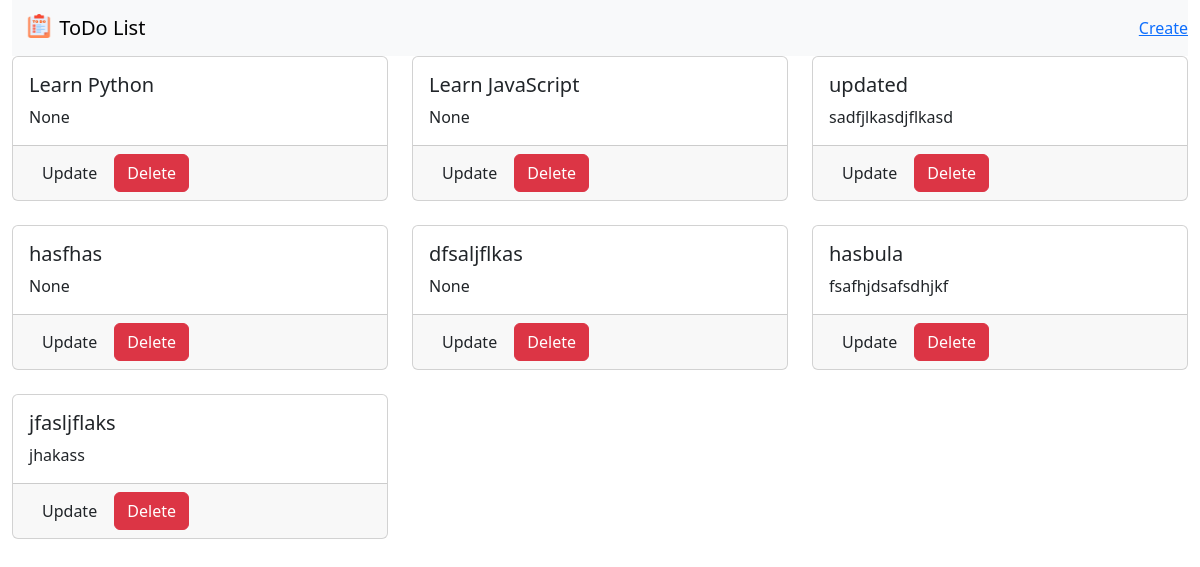
The page / on the database its author committed.
### todo_app/models.py (models this page shows, shortened)
class Todo(models.Model):
    title = models.CharField(max_length=200)  #varchar
    description = models.TextField(null=True, blank=True) #varchar

### todo_app/views.py (the view)
# urls.py: path('', views.todo_list, name="list"),
def todo_list(request):
    todos = Todo.objects.all()
    return render(
        request,
        'bootstrap/todo_list.html',
        {'todos': todos},
    )

### templates/bootstrap/todo_list.html
{% extends "bootstrap/base.html" %}
{% block content %}
<div class="row row-cols-1 row-cols-md-3 g-4">
  {% for todo in todos %}
  <div class="col">
    <div class="card h-100">
      <div class="card-body">
        <h5 class="card-title">{{ todo.title }}</h5>
        <p class="card-text">{{ todo.description }}</p>
      </div>
      <div class="card-footer">
        <a href="{% url 'update' todo.id %}" class="btn btn-sucess">Update</a>
        <a href="{% url 'delete' todo.id %}" class="btn btn-danger">Delete</a>
      </div>
    </div>
  </div>
  {% endfor %}
</div>
{% endblock content %}

### templates/bootstrap/base.html (shortened to what this page needs)
{% load static %}
<!doctype html>
<html lang="en">
  <head>
    <link href="{% static 'css/bootstrap.min.css' %}" rel="stylesheet">
  </head>
  <body>
    <div class="container-fluid">
      <nav class="navbar navbar-expand-lg bg-body-tertiary">
        <div class="container-fluid">
            <a class="navbar-brand" href="/">
                <img src="{% static 'img/mainIcon.png' %}" alt="Logo" width="30" height="24" class="d-inline-block align-text-top">
                ToDo List
            </a>
        </div>
         <a href="{% url 'create' %}">Create</a>
      </nav>
    </div>
    <div class="container-fluid">
        {% block content %}
        {% endblock %}
    </div>
  </body>
</html>

### rows shown on the page
Todo: title "Learn Python", description "None"
Todo: title "Learn JavaScript", description "None"
Todo: title "updated", description "sadfjlkasdjflkasd"
Todo: title "hasfhas", description "None"
Todo: title "dfsaljflkas", description "None"
Todo: title "hasbula", description "fsafhjdsafsdhjkf"
Todo: title "jfasljflaks", description "jhakass"
